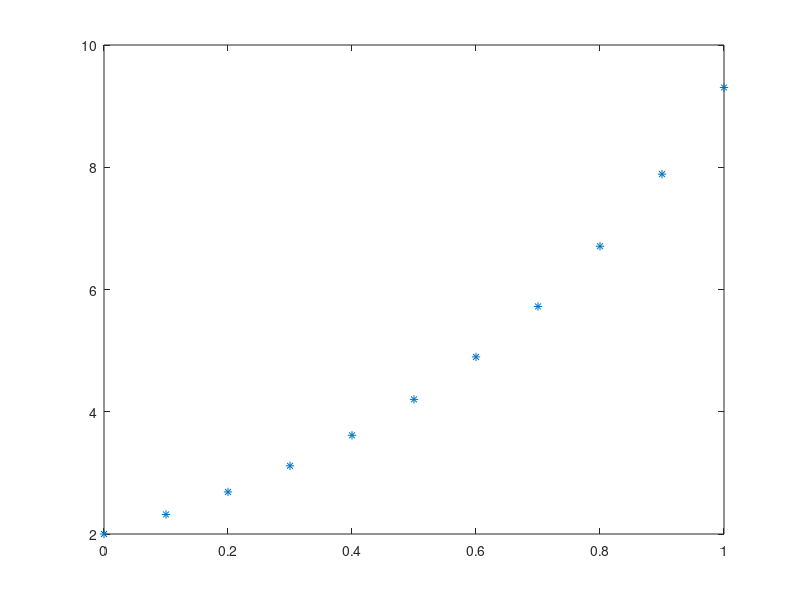

MATLAB code to generate this figure:
function EDO1_inicial
##  Eulere 
  clc;
  y0=2;
  x0=0;
  w=0.5;
  h=0.10;
  hs=1;
  [vx,vy]=euler(x0,y0,w,h,hs)
  plot(vx,vy,'*')
end
function [vx,vy]=euler(x0,y0,w,h,hs)
  vx=x0:h:hs;  
  vy(1)=y0;
  for i=1:length(vx)-1
    yp=dy(vx(i),vy(i));
    k1=h*yp;
    gx=vx(i)+(h/(2*w));
    gy=vy(i)+(k1/(2*w));
    k2=h*dy(gx,gy);
    vy(i+1)=vy(i)+(1-w)*k1+w*k2;
  endfor
end
function dy=dy(x0,y0)
  dy=2*y0-2*x0-1;
end